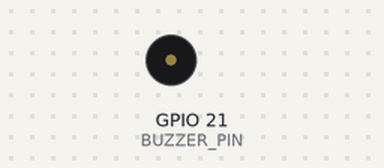
The program below on a simulated Raspberry Pi (BCM pin numbers). Shown: buzzer (waves = sounding, pin HIGH). What the program prints to the terminal is not drawn. At 12.7 s the program stops and its outputs stay as they are.

Above: at 0.9 s.
At 11.75 s:
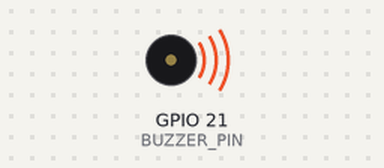
Timing chart, 0 to 13.8 s (numbered marks = the images above):
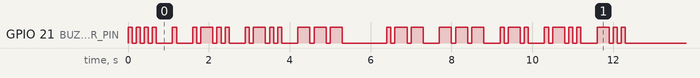

Measured:
- by itself, GPIO 21 (BUZZER_PIN): LOW → HIGH at 0.00 s, → LOW 0.10 s later, → HIGH 0.10 s later, → LOW 0.10 s later, … (64 changes in this stretch)

The program:

_06_Buzzer_Morse_Effect.py
```python
# Program to control the Buzzer with Morse code
import RPi.GPIO as GPIO
import time

GPIO.setwarnings(False)

GPIO.setmode(GPIO.BCM)
BUZZER_PIN = 21

GPIO.setup(BUZZER_PIN, GPIO.OUT)

MORSE_CODE = {
    'A': '.-', 'B': '-...', 'C': '-.-.', 'D': '-..', 'E': '.',
    'F': '..-.', 'G': '--.', 'H': '....', 'I': '..', 'J': '.---',
    'K': '-.-', 'L': '.-..', 'M': '--', 'N': '-.', 'O': '---',
    'P': '.--.', 'Q': '--.-', 'R': '.-.', 'S': '...', 'T': '-',
    'U': '..-', 'V': '...-', 'W': '.--', 'X': '-..-', 'Y': '-.--',
    'Z': '--..',
    '1': '.----', '2': '..---', '3': '...--', '4': '....-', '5': '.....',
    '6': '-....', '7': '--...', '8': '---..', '9': '----.', '0': '-----'
}

DOT_DURATION = 0.1  # Duration of a dot
DASH_DURATION = DOT_DURATION * 3  # Duration of a dash
SYMBOL_SPACE = DOT_DURATION  # Space between dots and dashes in a letter
LETTER_SPACE = DOT_DURATION * 3  # Space between letters
WORD_SPACE = DOT_DURATION * 7  # Space between words

def send_morse_code(message):
    for letter in message:
        if letter == ' ':
            time.sleep(WORD_SPACE)
        else:
            morse = MORSE_CODE.get(letter.upper(), '')
            for symbol in morse:
                if symbol == '.':
                    GPIO.output(BUZZER_PIN, True)
                    time.sleep(DOT_DURATION)
                elif symbol == '-':
                    GPIO.output(BUZZER_PIN, True)
                    time.sleep(DASH_DURATION)
                GPIO.output(BUZZER_PIN, False)
                time.sleep(SYMBOL_SPACE)
            time.sleep(LETTER_SPACE)

if __name__ == "__main__":
    try:
        message = "HELLO WORLD"
        send_morse_code(message)
    except KeyboardInterrupt:
        print("Program interrupted")
    finally:
        GPIO.cleanup()
        print("GPIO cleaned up")
```
